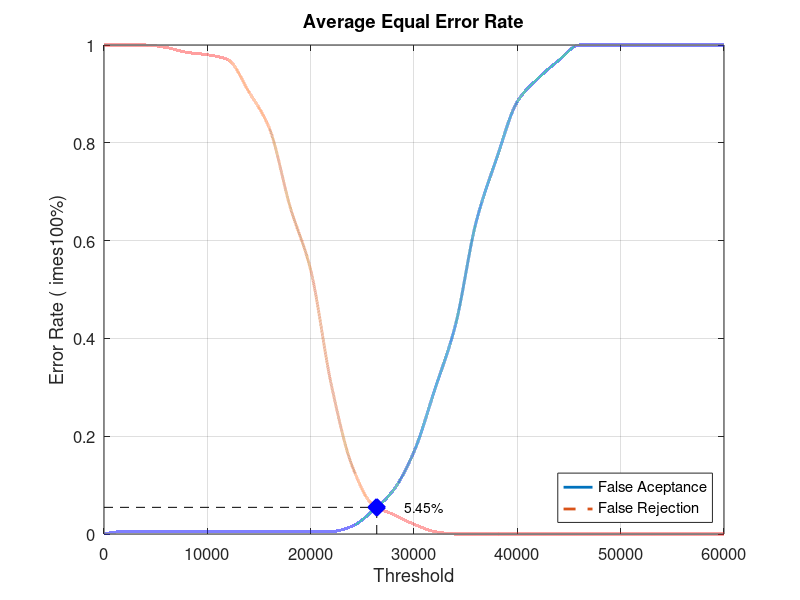
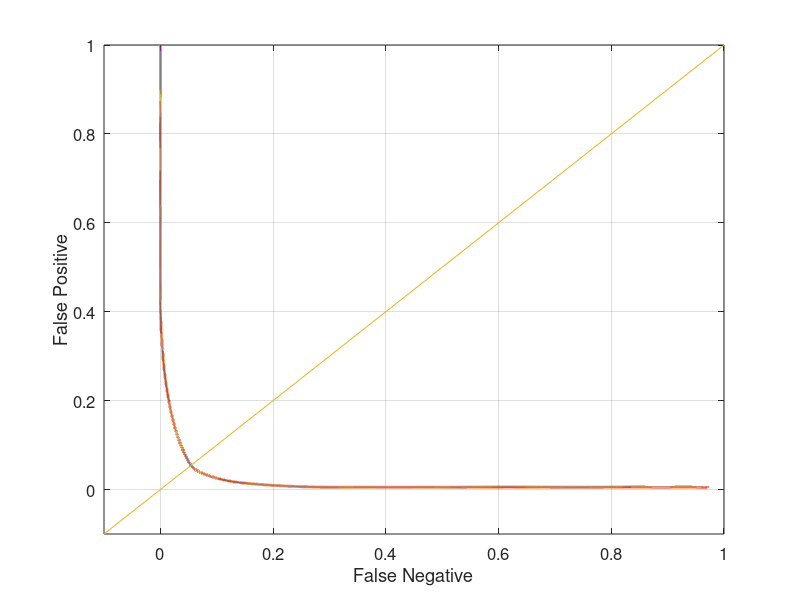

The MATLAB script that drew these images, in order:
close all;
clear;
clc;
x = 0:2000:60000;
xq = 0:0.5:60000;

y0 = [0 0.00526316 0.00526316 0.00526316 0.00526316 0.00526316 0.00526316 0.00526316 0.00526316 0.00526316 0.00526316 0.00526316 0.0157895 0.0473684 0.0894737 0.168421 0.294737 0.426316 0.636842 0.768421 0.884211 0.931579 0.968421 1 1 1 1 1 1 1 1]
yy0 = interp1(x, y0, xq, 'pchip');
y1 = [1 1 1 0.995 0.985 0.98 0.97 0.905 0.83 0.67 0.54 0.305 0.14 0.06 0.04 0.02 0.005 0 0 0 0 0 0 0 0 0 0 0 0 0 0]
yy1 = interp1(x, y1, xq, 'pchip');

% Calculating EER: 
y2 = abs(y0 - y1);
find(y2 == min(y2))
yy2 = abs(yy0 - yy1);
xEER = find(yy2 == min(yy2));
xEERIndex = xq(xEER) % X-axis EER
yEER = yy0(xEER) % Y-axis EER

main = figure
plot(xq, yy0,'-','LineWidth', 2);	hold on
plot(xq, yy1,'--','LineWidth', 2);	hold on
plot([xEERIndex xEERIndex], [0 yEER], 'k--');	hold on
plot([0 xEERIndex], [yEER yEER], 'k--');	hold on
plot(xEERIndex, yEER, 'bx', 'LineWidth', 10);	hold on
text(xEERIndex + 10 * xEERIndex / 100, yEER, [num2str(round((10000 * yEER)) / 100) '%'])
legend('False Aceptance', 'False Rejection', 'Location', 'SouthEast')
xlabel('Threshold')
ylabel('Error Rate (	imes100%)')
title('Average Equal Error Rate')
set(gca, 'FontSize', 12)
axis([0 60000 0 1])
grid on

print(main, 'Database5_3Main', '-dpng');
FNRxFPR = figure('Color', [1 1 1]);
plot(yy1, yy0, '-', yy1, yy0, 'LineWidth', 2);
hold on
y = -0.1:0.1:1
plot(y, y); 
set(gca, 'FontSize', 12)
xlabel('False Negative')
ylabel('False Positive')
axis([-0.1 1 -0.1 1])
set(gca, 'FontSize', 12)
grid on

print(FNRxFPR, 'Database5_3FNRxFPR','-dpng');
